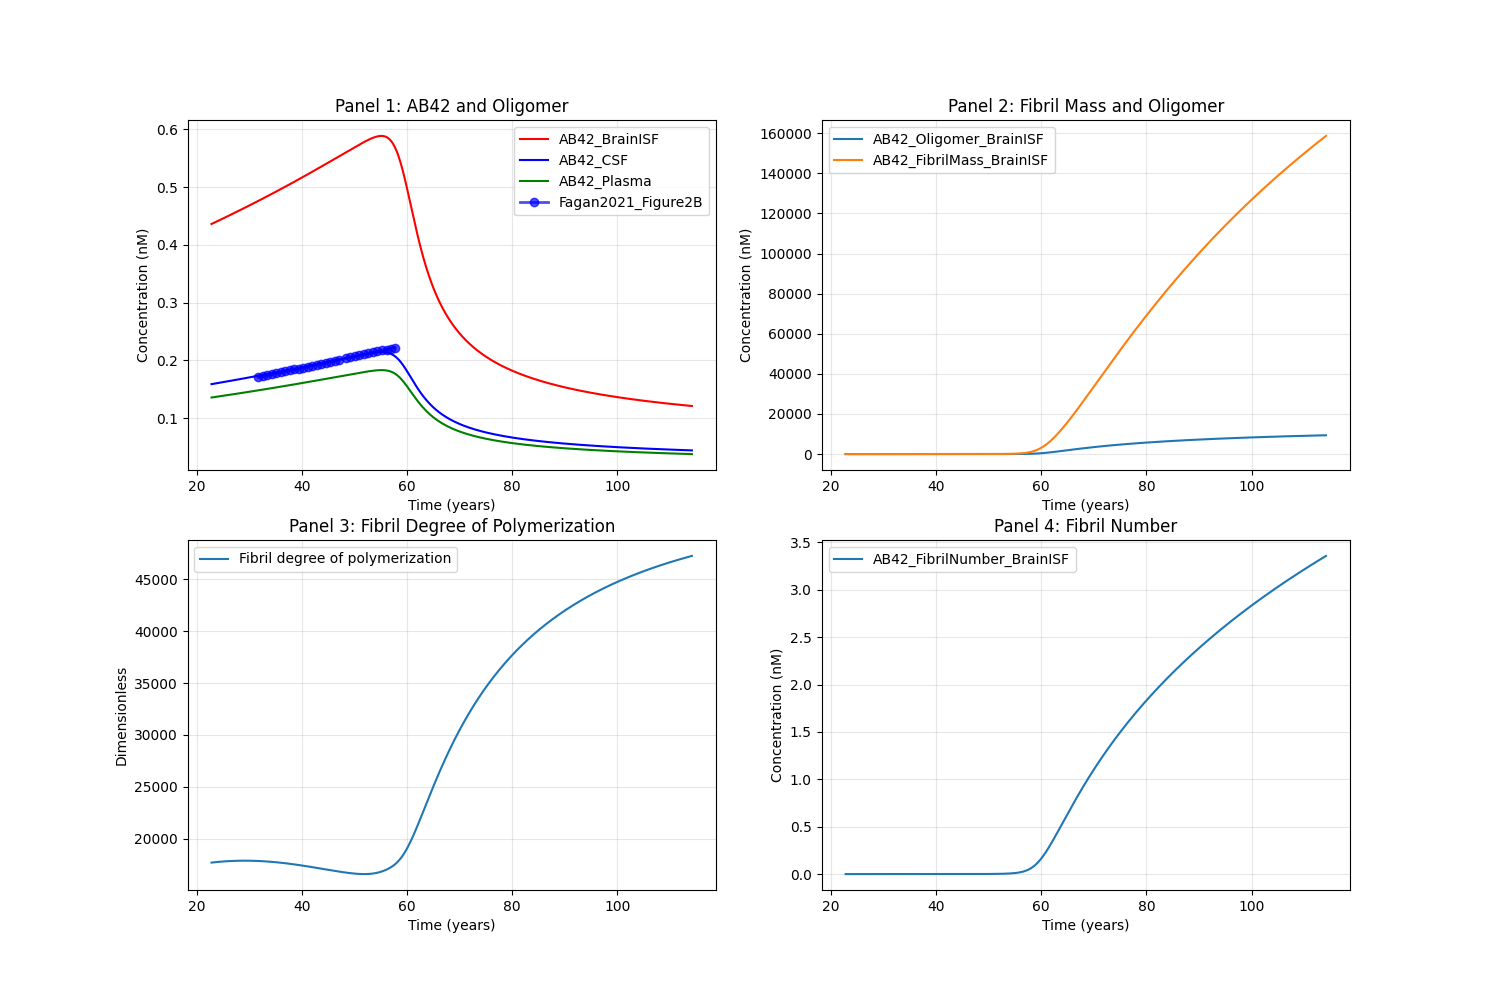

Recreate this plot in Python.
import tellurium as te
import numpy as np
import matplotlib.pyplot as plt
import pandas as pd


def run_simulation():
    r = te.loada(__file__.replace('.py', '.txt'))
    r.setIntegrator('cvode')
    r.integrator.absolute_tolerance = 1e-8
    r.integrator.relative_tolerance = 1e-8
    r.integrator.setValue('stiff', True)
    result = r.simulate(0, 1000, 10000)
    result = r.simulate(1000, 200000, 200000)
    result = r.simulate(200000, 1000000, 1300000, ['time','[Antibody_Plasma]','[Antibody_BrainISF]','[Antibody_LiverVascular]',
    '[Antibody_LungVascular]','[Antibody_LymphNode]','[Antibody_BrainVascular]','[Antibody_BBB]','[Antibody_SAS]',
    '[Antibody_LV]','[APP_BrainISF]','[AB42_BrainISF]','[C99_BrainISF]','[AB42_Oligomer_BrainISF]','[AB42_FibrilNumber_BrainISF]','[AB42_FibrilMass_BrainISF]',
    '[AB42_Plasma]','[AB42_SAS]','Fibril_degree_polymerization'])
    
    # Create two-panel subplot layout
    fig, axes = plt.subplots(2, 2, figsize=(15, 10))
    ax1, ax2 = axes[0]
    ax3, ax4 = axes[1]
    
    # Left panel - first two variables
    ax1.plot(result['time']/24/365, result['[AB42_BrainISF]'], label='AB42_BrainISF',color='red')
    # ax1.plot(result['time'], result['[Antibody_BrainISF]'], label='Antibody_BrainISF')
    ax1.plot(result['time']/24/365, result['[AB42_SAS]'], label='AB42_CSF',color='blue')
    ax1.plot(result['time']/24/365, result['[AB42_Plasma]'], label='AB42_Plasma',color='green')
    # ax1.plot(result['time'], result['[Antibody_Plasma]'], label='Antibody_Plasma')
    # Read the CSV file
    df = pd.read_csv('Fagan2021_Figure2B.csv')
    dian_noncarrier_data = df[df['series'] == 'DIAN_noncarrier']
    ax1.plot(dian_noncarrier_data['time'], dian_noncarrier_data['measurement'], 
         marker='o', linewidth=2, markersize=6, color='blue', alpha=0.7,label='Fagan2021_Figure2B')

    ax1.set_xlabel('Time (years)')
    ax1.set_ylabel('Concentration (nM)')
    ax1.set_title('Panel 1: AB42 and Oligomer')
    ax1.legend()
    ax1.grid(True, alpha=0.3)
    
    # Right panel - second two variables
    ax2.plot(result['time']/24/365, result['[AB42_Oligomer_BrainISF]'], label='AB42_Oligomer_BrainISF')
    
    ax2.plot(result['time']/24/365, result['[AB42_FibrilMass_BrainISF]'], label='AB42_FibrilMass_BrainISF')
    ax2.set_xlabel('Time (years)')
    ax2.set_ylabel('Concentration (nM)')
    ax2.set_title('Panel 2: Fibril Mass and Oligomer')
    ax2.legend()
    ax2.grid(True, alpha=0.3)

    ax3.plot(result['time']/24/365, result['Fibril_degree_polymerization'], label='Fibril degree of polymerization')
    ax3.set_xlabel('Time (years)')
    ax3.set_ylabel('Dimensionless')
    ax3.set_title('Panel 3: Fibril Degree of Polymerization')
    ax3.legend()
    ax3.grid(True, alpha=0.3)
    
    ax4.plot(result['time']/24/365, result['[AB42_FibrilNumber_BrainISF]'], label='AB42_FibrilNumber_BrainISF')
    ax4.set_xlabel('Time (years)')
    ax4.set_ylabel('Concentration (nM)')
    ax4.set_title('Panel 4: Fibril Number')
    ax4.legend()
    ax4.grid(True, alpha=0.3)
    
    
    plt.savefig(__file__.replace('.py', '.png'))
    plt.tight_layout()

    plt.show()

if __name__ == "__main__":
    run_simulation()
    
